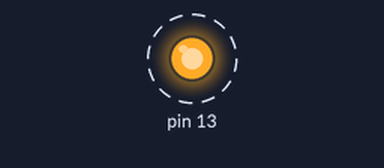
Bench run of a sketch on a simulated Arduino Uno, built with avr-gcc and run on an emulated ATmega328P. Shown: output pins drawn as LEDs (lit = HIGH). Dashed ring = blinking. No radio packets arrive unless stated; what the sketch prints to the serial monitor is not drawn.

Above: at 0.03 s.
Timing chart, 0 to 3.0 s (numbered marks = the images above):
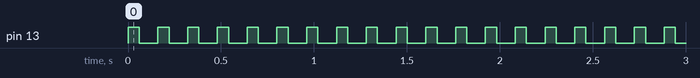

Measured:
- by itself, pin 13: alternates HIGH for 0.06 s and LOW for 0.10 s

The sketch:

Transmitter_VL.ino
```cpp
/**
 * @author Artem Los
 */

#include <VirtualWire.h>

enum DataType {
  Integer,
  Boolean
};


union DataValue {
  uint32_t i;
  uint8_t b;
};

struct DataStruct {
  DataType type;
  DataValue value;
};

typedef struct DataStruct Data;

void sendData( Data *data);

void setup()
{
    Serial.begin(9600);   // Debugging only
    //Serial.println("setup");
    pinMode(13, OUTPUT);

    // Initialise the IO and ISR
    //vw_set_ptt_inverted(true); // Required for DR3100
    vw_set_tx_pin(2);
    vw_setup(2000);  // Bits per sec
}


int counter = 0;

void loop()
{
  digitalWrite(13, true); // Flash a light to show transmitting

  Data to_send;
  to_send.type = Integer;
  uint32_t a = 123;//encodeSensorValue(22, 123);

  to_send.value.i = a; // temperature sensor is 1, so 445 could mean 44.5 degrees.
  Serial.println(a,HEX);
  sendData(&to_send);

  digitalWrite(13, false);
  delay(100);

}

//store data and sensor type in the int (that we later send to the other device)
uint32_t encodeSensorValue (short data, uint8_t sensor) {
  uint32_t result = sensor;
  result = result << 24;
  return result | data;
}

//get the sensor value and the sensor type from the other device.
uint8_t decodeSensorValue (uint32_t encodedValue, short* value) {
  *value = encodedValue & 0xFFFF;
  return (encodedValue >> 24) & 0xFF;
}

// used by the transmitter
uint8_t*  convertData ( Data *data) {

  uint8_t buf[VW_MAX_MESSAGE_LEN];

  if (data->type == Boolean) {
    // copy a bool
    buf[0] = 0;
    buf[1] = data->value.b;
  } else {
    //copy a 32 bit int
    uint32_t value = data->value.i;
    buf[0] = 1;

    int j;
    for(j = 1; j < 5; j++) {
      buf[j] = value & 0xFF;
      value = value >> 8;
    }
  }

  return buf;
}

void sendData ( Data *data) {

  if (data->type == Boolean) {
    // a bool takes two bytes to send
    vw_send(convertData(data), 2);
  } else {
    // an integer takes five bytes to send
    vw_send(convertData(data), 5);
  }

  vw_wait_tx(); // Wait until the operation is complete
}
```
